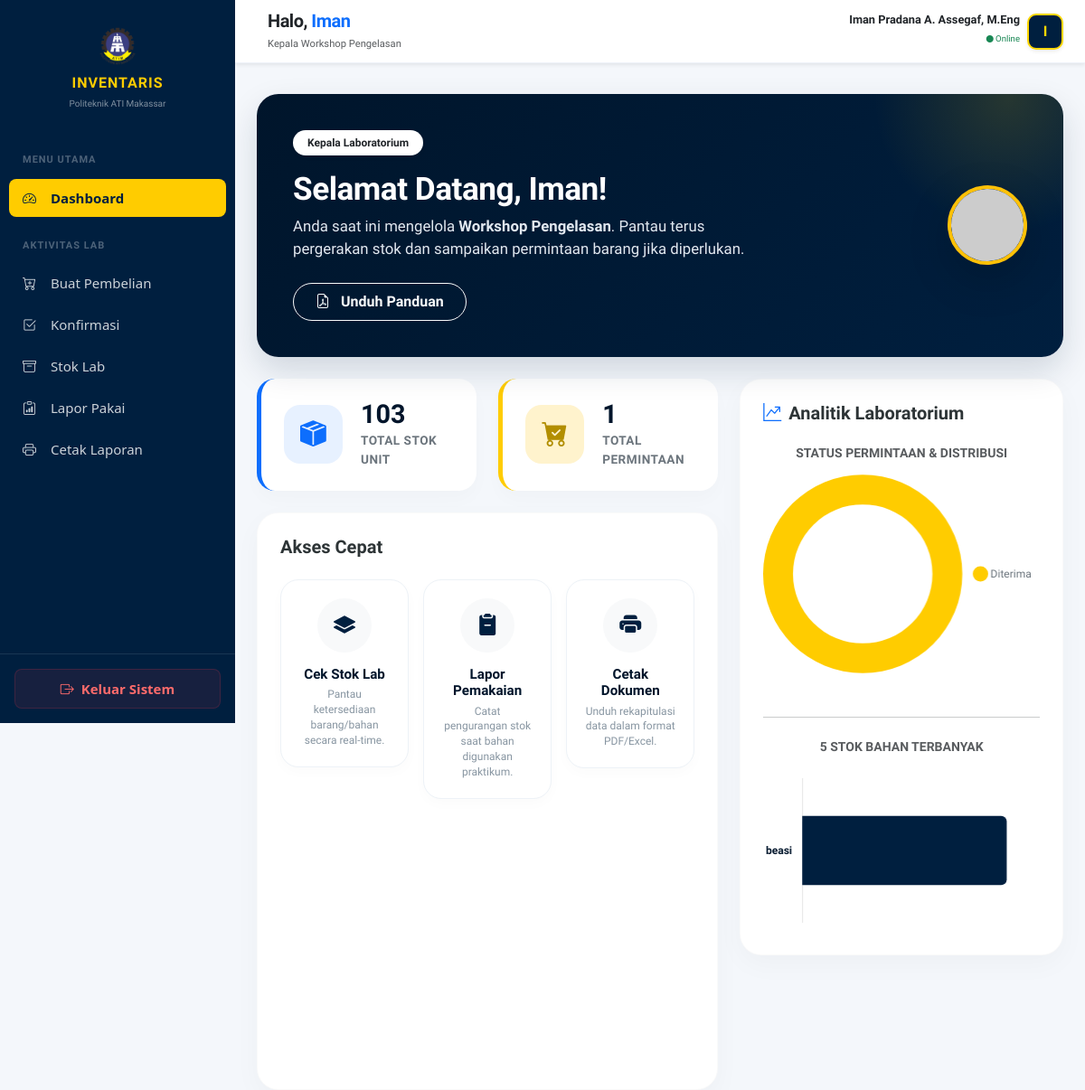
The page /views/kepala-lab/index.php (signed in) on the database its author committed.
### tables this page shows
CREATE TABLE `lab` (
  `id_lab` int NOT NULL,
  `id_jurusan` int DEFAULT NULL,
  `nama_lab` varchar(100) DEFAULT NULL
);

CREATE TABLE `kepala_lab` (
  `id_kepala` int NOT NULL,
  `id_lab` int DEFAULT NULL,
  `nama_kepala` varchar(100) NOT NULL,
  `username` varchar(50) DEFAULT NULL,
  `password` varchar(255) DEFAULT NULL,
  `password_plain` varchar(255) DEFAULT NULL,
  `nip` varchar(50) DEFAULT NULL,
  `kontak` varchar(20) DEFAULT NULL,
  `role` varchar(20) DEFAULT 'kepala_lab'
);

### views/kepala-lab/index.php (the view, shortened to what this page needs)
<?php
include "../../config/auth.php";
$id_user = $_SESSION['id_user'];
$query_user = mysqli_query($conn, "SELECT k.*, l.nama_lab, j.nama_jurusan
                                   FROM kepala_lab k
                                   LEFT JOIN lab l ON k.id_lab = l.id_lab
                                   LEFT JOIN jurusan j ON l.id_jurusan = j.id_jurusan
                                   WHERE k.id_kepala = '$id_user'");
$data = mysqli_fetch_assoc($query_user);
$nama_tampil = $data['nama'] ?? $data['nama_kepala'] ?? 'User';
$id_lab_user = $data['id_lab'] ?? 0;
$total_permintaan = 0;
$check_p = mysqli_query($conn, "SHOW TABLES LIKE 'permintaan_barang'");
if(mysqli_num_rows($check_p) > 0) {
    $total_permintaan = mysqli_fetch_assoc(mysqli_query($conn, "SELECT COUNT(*) as total FROM permintaan_barang WHERE id_kepala = '$id_user'"))['total'] ?? 0;
}
$total_inventaris = 0;
$check_b = mysqli_query($conn, "SHOW TABLES LIKE 'bahan_praktek'");
if(mysqli_num_rows($check_b) > 0) {
    $total_inventaris = mysqli_fetch_assoc(mysqli_query($conn, "SELECT SUM(stok) as total FROM bahan_praktek WHERE id_lab = '$id_lab_user'"))['total'] ?? 0;
}
$label_status = []; $count_status = [];
$check_d = mysqli_query($conn, "SHOW TABLES LIKE 'distribusi_lab'");
if(mysqli_num_rows($check_d) > 0) {
    $query_status = mysqli_query($conn, "SELECT status, COUNT(*) as jumlah FROM distribusi_lab WHERE id_lab = '$id_lab_user' GROUP BY status");
    while($row = mysqli_fetch_assoc($query_status)) {
        $label_status[] = ucfirst($row['status']);
        $count_status[] = $row['jumlah'];
    }
}
$labels_bahan = []; $stok_bahan = [];
if(mysqli_num_rows($check_b) > 0) {
    $query_stok = mysqli_query($conn, "SELECT nama_bahan, stok FROM bahan_praktek WHERE id_lab = '$id_lab_user' ORDER BY stok DESC LIMIT 5");
    while($row = mysqli_fetch_assoc($query_stok)) {
        $labels_bahan[] = $row['nama_bahan'];
        $stok_bahan[] = $row['stok'];
    }
}
?>
<!DOCTYPE html>
<html lang="id">
<head>
    <link href="https://cdn.jsdelivr.net/npm/bootstrap@5.3.0/dist/css/bootstrap.min.css" rel="stylesheet">
    <link rel="stylesheet" href="https://cdn.jsdelivr.net/npm/bootstrap-icons@1.11.1/font/bootstrap-icons.css">
</head>
<body>
<div class="d-flex">
    <?php include "../../includes/sidebar.php"; ?>
    <div class="main-content w-100 p-3 p-lg-4">
        <?php include "../../includes/header.php"; ?>
        <div class="hero-banner mb-4" style="margin-top: 80px;">
            <div class="row align-items-center">
                <div class="col-md-8 position-relative" style="z-index: 2;">
                    <span class="badge bg-white text-dark mb-3 px-3 py-2 rounded-pill shadow-sm" style="font-weight: 700;">Kepala Laboratorium</span>
                    <h2 class="fw-bold mb-2" style="font-size: 2.2rem; letter-spacing: -0.5px;">Selamat Datang, <?= explode(' ', $nama_tampil)[0]; ?>!</h2>
                    <p class="mb-4" style="color: #e2e8f0; font-size: 1.05rem;">Anda saat ini mengelola <strong><?= $data['nama_lab'] ?? 'Lab Belum Diatur'; ?></strong>. Pantau terus pergerakan stok dan sampaikan permintaan barang jika diperlukan.</p>
                    <div class="d-flex gap-3">
                        <a href="../../assets/docs/panduan_kepala_lab.pdf" class="btn btn-outline-light fw-bold px-4 py-2 rounded-pill" download>
                            <i class="bi bi-file-earmark-pdf me-2"></i> Unduh Panduan
                        </a>
                    </div>
                </div>
                <div class="col-md-4 text-end d-none d-md-block position-relative" style="z-index: 2;">
                    <img src="https://ui-avatars.com/api/?name=<?= urlencode($nama_tampil); ?>&background=ffffff&color=001f3f&size=120&bold=true"
                         class="rounded-circle border border-4 border-warning shadow-lg" alt="Avatar" style="transform: rotate(-5deg);">
                </div>
            </div>
        </div>
        <div class="row g-4">
            <div class="col-xl-7">
                <div class="row g-4 mb-4">
                    <div class="col-sm-6">
                        <div class="stat-card primary">
                            <div class="stat-icon primary"><i class="bi bi-box-seam-fill"></i></div>
                            <div>
                                <h3 class="stat-number"><?= number_format($total_inventaris) ?></h3>
                                <p class="stat-label">Total Stok Unit</p>
                            </div>
                        </div>
                    </div>
                    <div class="col-sm-6">
                        <div class="stat-card warning">
                            <div class="stat-icon warning"><i class="bi bi-cart-check-fill"></i></div>
                            <div>
                                <h3 class="stat-number"><?= $total_permintaan ?></h3>
                                <p class="stat-label">Total Permintaan</p>
                            </div>
                        </div>
                    </div>
                </div>
                <div class="glass-card">
                    <div class="d-flex justify-content-between align-items-center mb-4">
                        <h5 class="fw-bold mb-0 text-navy-deep">Akses Cepat</h5>
                    </div>
                    <div class="row g-3">
                        <div class="col-md-4 col-sm-6">
                            <a href="lab/stok.php" class="action-card">
                                <div class="action-icon"><i class="bi bi-layers-fill"></i></div>
                                <h6 class="action-title">Cek Stok Lab</h6>
                                <p class="action-desc">Pantau ketersediaan barang/bahan secara real-time.</p>
                            </a>
                        </div>
                        <div class="col-md-4 col-sm-6">
                            <a href="lab/pemakaian.php" class="action-card">
                                <div class="action-icon"><i class="bi bi-clipboard2-minus-fill"></i></div>
                                <h6 class="action-title">Lapor Pemakaian</h6>
                                <p class="action-desc">Catat pengurangan stok saat bahan digunakan praktikum.</p>
                            </a>
                        </div>
                        <div class="col-md-4 col-sm-12">
                            <a href="lab/laporan.php" class="action-card">
                                <div class="action-icon"><i class="bi bi-printer-fill"></i></div>
                                <h6 class="action-title">Cetak Dokumen</h6>
                                <p class="action-desc">Unduh rekapitulasi data dalam format PDF/Excel.</p>
                            </a>
                        </div>
                    </div>
                </div>
            </div>
            <div class="col-xl-5">
                <div class="glass-card d-flex flex-column h-100">
                    <h5 class="fw-bold mb-4 text-navy-deep"><i class="bi bi-graph-up-arrow text-primary me-2"></i>Analitik Laboratorium</h5>
                    <div class="flex-grow-1 mb-4">
                        <h6 class="small fw-bold text-muted text-center mb-3 text-uppercase">Status Permintaan & Distribusi</h6>
                        <div style="height: 220px; position: relative;">
                            <canvas id="chartStatus"></canvas>
                        </div>
                    </div>
                    <hr class="opacity-10 my-4">
                    <div>
                        <h6 class="small fw-bold text-muted text-center mb-3 text-uppercase">5 Stok Bahan Terbanyak</h6>
                        <div style="height: 180px; position: relative;">
                            <canvas id="chartBahan"></canvas>
                        </div>
                    </div>
                </div>
            </div>
        </div>
    </div>
</div>
<script>
    // Konfigurasi Font Default Chart
    Chart.defaults.font.family = "'Plus Jakarta Sans', sans-serif";
    Chart.defaults.color = '#6c757d';
    // Chart Donut (Status)
    const ctxStatus = document.getElementById('chartStatus').getContext('2d');
    new Chart(ctxStatus, {
        type: 'doughnut',
        data: {
            labels: <?= json_encode($label_status) ?>,
            datasets: [{
                data: <?= json_encode($count_status) ?>,
                backgroundColor: ['#ffcc00', '#198754', '#dc3545', '#0d6efd', '#6c757d'],
                borderWidth: 0,
                hoverOffset: 4
            }]
        },
        options: {
            responsive: true,
            maintainAspectRatio: false,
            cutout: '70%',
            plugins: {
                legend: { position: 'right', labels: { usePointStyle: true, boxWidth: 10, padding: 15 } }
            }
        }
    });
    // Chart Bar (Top Stok)
    const ctxBahan = document.getElementById('chartBahan').getContext('2d');
    new Chart(ctxBahan, {
        type: 'bar',
        data: {
            labels: <?= json_encode($labels_bahan) ?>,
            datasets: [{
                data: <?= json_encode($stok_bahan) ?>,
                backgroundColor: '#001f3f',
                borderRadius: 6,
                barPercentage: 0.6
            }]
        },
        options: {
            indexAxis: 'y',
            responsive: true,
            maintainAspectRatio: false,
            plugins: { legend: { display: false }, tooltip: { padding: 10, cornerRadius: 8 } },
            scales: {
                x: { display: false },
                y: { grid: { display: false }, ticks: { font: { weight: 'bold' }, color: '#00152b' } }
            }
        }
    });
</script>
</body>
</html>

### includes/header.php (shortened to what this page needs)
<?php
$nama_user = $_SESSION['nama'] ?? 'User Admin';
$role_user = $_SESSION['role'] ?? 'Administrator';
$id_lab_session = $_SESSION['id_lab'] ?? null;
$nama_lab = '';
if ($role_user !== 'admin' && $id_lab_session) {
    $query_lab = mysqli_query($conn, "SELECT nama_lab FROM lab WHERE id_lab = '$id_lab_session'");
    if ($data_lab = mysqli_fetch_assoc($query_lab)) {
        $nama_lab = $data_lab['nama_lab'];
    }
}
if ($role_user == 'admin') {
    $label_welcome = "Administrator Gudang";
} else {
    $label_welcome = "Kepala " . ($nama_lab ?: "Laboratorium");
}
?>
<header class="topbar shadow-sm">
    <div class="container-fluid h-100">
        <div class="row h-100 align-items-center position-relative">
            <div class="col text-center text-lg-start">
                <div class="header-left ps-lg-4">
                    <div class="d-none d-lg-block">
                        <h5 class="mb-0 fw-bold text-dark text-truncate" style="max-width: 250px; letter-spacing: -0.5px; line-height: 1.2;">
                            Halo, <span class="text-primary"><?= explode(' ', trim($nama_user))[0]; ?></span>
                        </h5>
                        <small class="text-muted fw-medium" style="font-size: 0.7rem;">
                            <?= $label_welcome; ?>
                        </small>
                    </div>
                </div>
            </div>
            <div class="col-auto pe-3 pe-md-4">
                <div class="dropdown">
                    <div class="d-flex align-items-center dropdown-toggle" role="button" data-bs-toggle="dropdown" style="cursor: pointer;">
                        <div class="text-end me-2 d-none d-md-block">
                            <p class="mb-0 fw-bold text-dark" style="font-size: 0.8rem; line-height: 1;"><?= $nama_user; ?></p>
                            <small class="text-success" style="font-size: 0.6rem;"><i class="bi bi-circle-fill" style="font-size: 0.5rem;"></i> Online</small>
                        </div>
                        <div class="avatar-box shadow-sm">
                            <?= strtoupper(substr($nama_user, 0, 1)); ?>
                        </div>
                    </div>
                </div>
            </div>
        </div>
    </div>
</header>

### views/kepala-lab/index.php (style rules this page uses)
:root { --navy-deep: #00152b; --navy-light: #001f3f; --gold: #ffcc00; --gold-light: #fff3cd; --bg-color: #f4f7fb; }
body { background: var(--bg-color); font-family: 'Plus Jakarta Sans', sans-serif; overflow-x: hidden; color: #2d3436; }
.main-content { transition: all 0.3s; min-height: 100vh; padding-top: 70px; }
@media (min-width: 992px) { .main-content { margin-left: 260px; } }
.hero-banner { background: linear-gradient(135deg, var(--navy-deep) 0%, var(--navy-light) 100%); border-radius: 24px; padding: 40px; color: white; position: relative; overflow: hidden; box-shadow: 0 15px 35px rgba(0,31,63,0.15); }
.hero-banner::after { content: ''; position: absolute; top: -50%; right: -10%; width: 300px; height: 300px; background: radial-gradient(circle, rgba(255,204,0,0.15) 0%, transparent 70%); border-radius: 50%; }
.glass-card { background: white; border-radius: 24px; padding: 25px; box-shadow: 0 10px 30px rgba(0,0,0,0.03); border: 1px solid rgba(0,0,0,0.02); height: 100%; }
.stat-card { background: white; border-radius: 20px; padding: 25px; transition: 0.3s; box-shadow: 0 10px 20px rgba(0,0,0,0.02); display: flex; align-items: center; gap: 20px; border-left: 5px solid transparent; }
.stat-card.primary { border-left-color: #0d6efd; }
.stat-card.warning { border-left-color: var(--gold); }
.stat-icon { width: 65px; height: 65px; border-radius: 18px; display: flex; align-items: center; justify-content: center; font-size: 1.8rem; flex-shrink: 0; }
.stat-icon.primary { background: #e7f1ff; color: #0d6efd; }
.stat-icon.warning { background: var(--gold-light); color: #b28e00; }
.stat-number { font-size: 1.8rem; font-weight: 800; color: var(--navy-deep); line-height: 1; margin-bottom: 5px; }
.stat-label { font-size: 0.85rem; font-weight: 700; color: #6c757d; text-transform: uppercase; letter-spacing: 0.5px; margin: 0; }
.action-card { display: block; text-decoration: none; color: inherit; background: white; border-radius: 20px; padding: 20px; text-align: center; transition: all 0.3s cubic-bezier(0.4, 0, 0.2, 1); border: 1px solid #edf2f7; box-shadow: 0 5px 15px rgba(0,0,0,0.02); }
.action-icon { width: 60px; height: 60px; margin: 0 auto 15px; background: #f8f9fa; border-radius: 50%; display: flex; align-items: center; justify-content: center; font-size: 1.5rem; color: var(--navy-light); transition: 0.3s; }
.action-title { font-weight: 700; font-size: 0.95rem; margin-bottom: 5px; color: var(--navy-deep); }
.action-desc { font-size: 0.75rem; color: #8795a1; line-height: 1.4; margin: 0; }

### includes/sidebar.php (style rules this page uses)
:root { --sidebar-width: 260px; --navy-dark: #001f3f; --gold-poly: #ffcc00; --hover-bg: rgba(255, 204, 0, 0.15); --font-fixed: 15px !important; }
@media (min-width: 992px) { .main-content { margin-left: var(--sidebar-width) !important; } }

### includes/header.php (style rules this page uses)
.topbar { position: fixed; top: 0; right: 0; height: 70px; background: #ffffff; border-bottom: 1px solid #edf2f9; z-index: 1040; transition: 0.3s; }
@media (min-width: 992px) { .topbar { left: 260px; width: calc(100% - 260px); margin-left: 0 !important; } }
.avatar-box { width: 40px; height: 40px; background: #001f3f; color: #FFD700; border: 2px solid #FFD700; border-radius: 10px; display: flex; align-items: center; justify-content: center; font-weight: bold; }
.dropdown-toggle::after { display: none; }

### rows shown on the page
lab: nama_lab "Kepala Workshop Pengelasan"
kepala_lab: nama_kepala "Iman", id_lab.nama_lab "Workshop Pengelasan"

### other values the page prints
explode(' ', trim($nama_user))[0] "Iman"
$nama_user "Iman Pradana A. Assegaf, M.Eng"
substr($nama_user, 0, 1) "I"
$total_inventaris "103"
$total_permintaan "1"
chart data {{ json_encode($labels_bahan) }} ["beasi"]
chart data {{ json_encode($stok_bahan) }} ["103"]
